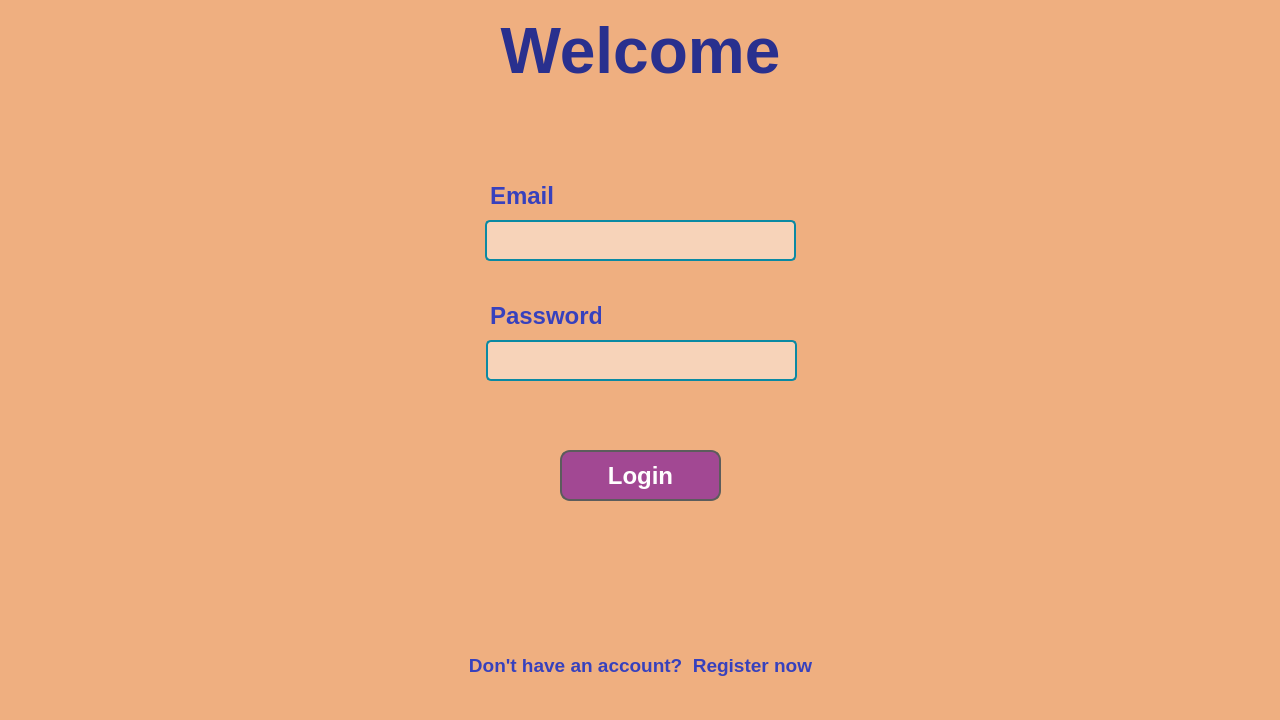
<?xml version="1.0" encoding="UTF-8"?>
<ui version="4.0">
 <class>LoginWindowClass</class>
 <widget class="QMainWindow" name="LoginWindowClass">
  <property name="geometry">
   <rect>
    <x>0</x>
    <y>0</y>
    <width>1280</width>
    <height>720</height>
   </rect>
  </property>
  <property name="minimumSize">
   <size>
    <width>1280</width>
    <height>720</height>
   </size>
  </property>
  <property name="maximumSize">
   <size>
    <width>1280</width>
    <height>720</height>
   </size>
  </property>
  <property name="windowTitle">
   <string>LoginWindow</string>
  </property>
  <property name="styleSheet">
   <string notr="true">background-color: rgb(239,175,128);</string>
  </property>
  <widget class="QWidget" name="centralWidget">
   <widget class="QPushButton" name="LoginButton">
    <property name="geometry">
     <rect>
      <x>560</x>
      <y>450</y>
      <width>161</width>
      <height>51</height>
     </rect>
    </property>
    <property name="font">
     <font>
      <pointsize>18</pointsize>
      <bold>true</bold>
     </font>
    </property>
    <property name="styleSheet">
     <string notr="true">QPushButton {
    border-radius: 10px; 
    border: 2px solid #5c5c5c; 
    background-color: rgb(162,72,147);  
    padding: 5px;
    color: #ffffff;  
}

QPushButton:hover {
    background-color: rgb(231,96,131);  
}

QPushButton:pressed {
    background-color: rgb(225,62,103);  
}
</string>
    </property>
    <property name="text">
     <string>Login</string>
    </property>
   </widget>
   <widget class="QLineEdit" name="PasswordInput">
    <property name="geometry">
     <rect>
      <x>486</x>
      <y>340</y>
      <width>311</width>
      <height>41</height>
     </rect>
    </property>
    <property name="styleSheet">
     <string notr="true">QLineEdit {
    background-color: rgb(247,211,185);  
    color: #19308F;  
    border: 2px solid #0A89A3;  
    border-radius: 5px;
    padding: 5px; 
    font: 12px;
}

QLineEdit:hover {
    border-color: #A24893;  
}

QLineEdit:focus {
    border-color: #E76083;  
    background-color: #FFD1DC;  
}

QLineEdit:disabled {
    background-color: #D4D4D4;  
    border-color: #B0B0B0;
    color: #888888;
}

QLineEdit:placeholder-text {
    color: #A24893;  
}

</string>
    </property>
    <property name="text">
     <string/>
    </property>
    <property name="echoMode">
     <enum>QLineEdit::Password</enum>
    </property>
   </widget>
   <widget class="QLineEdit" name="EmailInput">
    <property name="geometry">
     <rect>
      <x>485</x>
      <y>220</y>
      <width>311</width>
      <height>41</height>
     </rect>
    </property>
    <property name="styleSheet">
     <string notr="true">QLineEdit {
    background-color: rgb(247,211,185);  
    color: #19308F;  
    border: 2px solid #0A89A3;  
    border-radius: 5px;
    padding: 5px; 
    font: 12px;
}

QLineEdit:hover {
    border-color: #A24893;  
}

QLineEdit:focus {
    border-color: #E76083;  
    background-color: #FFD1DC;  
}

QLineEdit:disabled {
    background-color: #D4D4D4;  
    border-color: #B0B0B0;
    color: #888888;
}

QLineEdit:placeholder-text {
    color: #A24893;  
}

</string>
    </property>
    <property name="alignment">
     <set>Qt::AlignLeading|Qt::AlignLeft|Qt::AlignVCenter</set>
    </property>
   </widget>
   <widget class="QLabel" name="LoginTitle">
    <property name="geometry">
     <rect>
      <x>0</x>
      <y>0</y>
      <width>1281</width>
      <height>101</height>
     </rect>
    </property>
    <property name="font">
     <font>
      <pointsize>48</pointsize>
      <bold>true</bold>
     </font>
    </property>
    <property name="styleSheet">
     <string notr="true">color: rgb(41, 48, 142);</string>
    </property>
    <property name="text">
     <string>Welcome</string>
    </property>
    <property name="alignment">
     <set>Qt::AlignCenter</set>
    </property>
   </widget>
   <widget class="QLabel" name="EmailLabel">
    <property name="geometry">
     <rect>
      <x>490</x>
      <y>180</y>
      <width>81</width>
      <height>31</height>
     </rect>
    </property>
    <property name="font">
     <font>
      <pointsize>18</pointsize>
      <bold>true</bold>
     </font>
    </property>
    <property name="styleSheet">
     <string notr="true">color: rgb(55,65, 189);

</string>
    </property>
    <property name="text">
     <string>Email</string>
    </property>
   </widget>
   <widget class="QLabel" name="PasswordLabel">
    <property name="geometry">
     <rect>
      <x>490</x>
      <y>300</y>
      <width>111</width>
      <height>31</height>
     </rect>
    </property>
    <property name="font">
     <font>
      <pointsize>18</pointsize>
      <bold>true</bold>
     </font>
    </property>
    <property name="styleSheet">
     <string notr="true">color: rgb(55,65, 189);

</string>
    </property>
    <property name="text">
     <string>Password</string>
    </property>
   </widget>
   <widget class="QPushButton" name="CreateAccountButton">
    <property name="geometry">
     <rect>
      <x>460</x>
      <y>640</y>
      <width>361</width>
      <height>51</height>
     </rect>
    </property>
    <property name="font">
     <font>
      <pointsize>14</pointsize>
      <bold>true</bold>
     </font>
    </property>
    <property name="styleSheet">
     <string notr="true">QPushButton {
    background: transparent;
    border: none;
    color: rgb(55,65, 189);
}
QPushButton:hover {
    color: rgb(162,72,147); 
}</string>
    </property>
    <property name="text">
     <string>Don't have an account?  Register now</string>
    </property>
   </widget>
   <widget class="QLabel" name="ErrorLabel">
    <property name="geometry">
     <rect>
      <x>10</x>
      <y>530</y>
      <width>1261</width>
      <height>91</height>
     </rect>
    </property>
    <property name="font">
     <font>
      <pointsize>12</pointsize>
      <bold>true</bold>
     </font>
    </property>
    <property name="styleSheet">
     <string notr="true">color: rgb(231, 96, 131);</string>
    </property>
    <property name="text">
     <string/>
    </property>
    <property name="alignment">
     <set>Qt::AlignHCenter|Qt::AlignTop</set>
    </property>
   </widget>
  </widget>
 </widget>
 <layoutdefault spacing="6" margin="11"/>
 <resources/>
 <connections/>
</ui>
